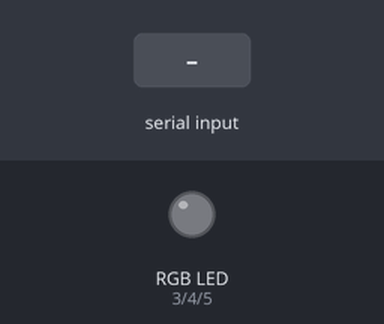
The sketch below on a simulated Arduino Uno, built with avr-gcc and run on an emulated ATmega328P. Parts: an RGB LED mixed from three pins (HIGH = lit). Inputs (shaded band) come from the test bench. Dim RGB values are drawn brighter than linear.

Above: at 1.2 s.
1.3 s: "90,45,200\n" received over Serial
At 2.2 s:
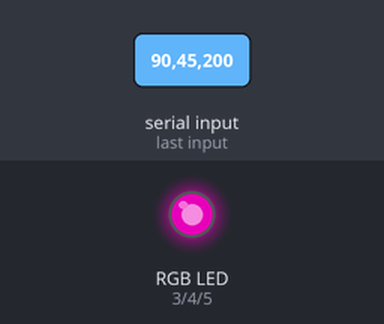
2.8 s: "30,150,10\n" received over Serial
At 3.4 s:
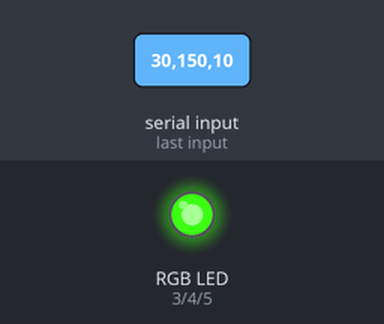
4.3 s: "90,45\n" received over Serial
At 6.3 s:
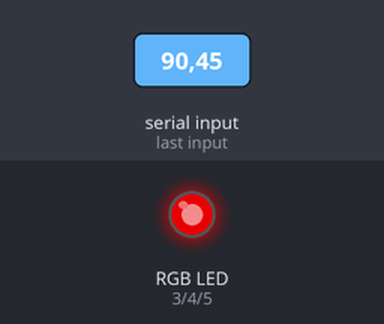
6.8 s: "30,150\n" received over Serial
At 8.3 s:
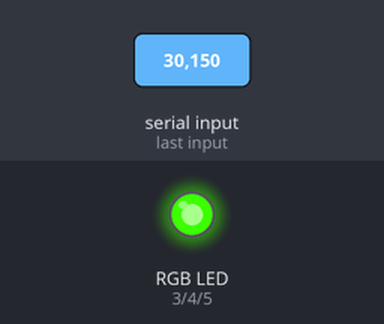
9.3 s: "5\n" received over Serial
At 11.9 s:
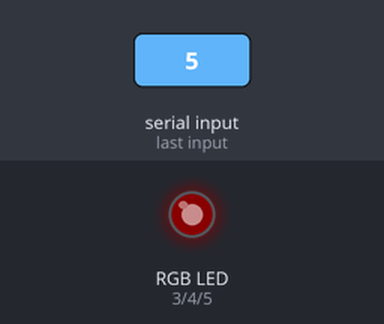
12.3 s: "1,90,45\n" received over Serial
At 12.9 s:
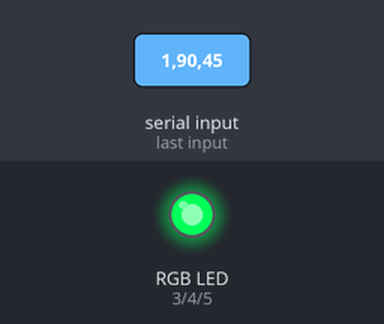
Timing chart, 0 to 14.8 s (numbered marks = the images above; inputs shaded):
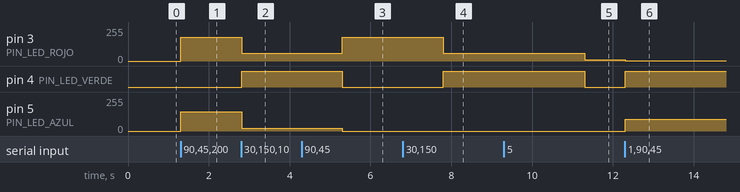

Measured:
- after the input at 1.3 s, pin 3 (PIN_LED_ROJO): 0/255 → 180/255 at once; pin 5 (PIN_LED_AZUL): 0/255 → 144/255 at once
- after the input at 2.8 s, pin 3 (PIN_LED_ROJO): 180/255 → 60/255 at once; pin 4 (PIN_LED_VERDE): LOW → HIGH at once; pin 5 (PIN_LED_AZUL): 144/255 → 20/255 at once
- after the input at 4.3 s, pin 3 (PIN_LED_ROJO): 60/255 → 180/255 after 1.0 s; pin 4 (PIN_LED_VERDE): HIGH → LOW after 1.0 s; pin 5 (PIN_LED_AZUL): 20/255 → 0/255 after 1.0 s
- after the input at 6.8 s, pin 3 (PIN_LED_ROJO): 180/255 → 60/255 after 1.0 s; pin 4 (PIN_LED_VERDE): LOW → HIGH after 1.0 s
- after the input at 9.3 s, pin 3 (PIN_LED_ROJO): 60/255 → 10/255 after 2.0 s; pin 4 (PIN_LED_VERDE): HIGH → LOW after 2.0 s
- after the input at 12.3 s, pin 3 (PIN_LED_ROJO): 10/255 → 2/255 at once; pin 4 (PIN_LED_VERDE): LOW → HIGH at once; pin 5 (PIN_LED_AZUL): 0/255 → 90/255 at once

The sketch:

EJ4_CODIGO.ino
```cpp
//---- DEFINICIONES ----
#define PIN_LED_ROJO 3
#define PIN_LED_VERDE 4
#define PIN_LED_AZUL 5
#define RANGO_PWM 255
#define RANGO_PORCENTAJE 100
#define BAUDIOS 9600

//---- FUNCIONES ----
void actualizarValores ( int recibeRojo, int recibeVerde, int recibeAzul);

void setup()
{
  Serial.begin (BAUDIOS);

  pinMode(PIN_LED_ROJO, OUTPUT);
  pinMode(PIN_LED_VERDE, OUTPUT);
  pinMode(PIN_LED_AZUL, OUTPUT);
}

void loop()
{
  while (Serial.available () == 0);

  actualizarValores (PIN_LED_ROJO, PIN_LED_VERDE, PIN_LED_AZUL);

  while (Serial.available())
  {
    Serial.read();
  }
}
void actualizarValores ( int recibeRojo, int recibeVerde, int recibeAzul)
{
  int ledRojoPorcentaje;
  int ledVerdePorcentaje;
  int ledAzulPorcentaje;
  int ledRojoPWM;
  int ledVerdePWM;
  int ledAzulPWM;

  ledRojoPorcentaje = Serial.parseInt();
  ledVerdePorcentaje = Serial.parseInt();
  ledAzulPorcentaje = Serial.parseInt();

  ledRojoPWM = ledRojoPorcentaje * (RANGO_PWM / RANGO_PORCENTAJE);
  ledVerdePWM = ledVerdePorcentaje * (RANGO_PWM / RANGO_PORCENTAJE);
  ledAzulPWM = ledAzulPorcentaje * (RANGO_PWM / RANGO_PORCENTAJE);

  analogWrite(recibeRojo, ledRojoPWM);
  analogWrite(recibeVerde, ledVerdePWM);
  analogWrite(recibeAzul, ledAzulPWM);
}
```
